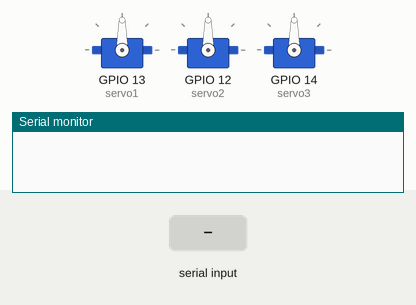
Simulated run of this sketch. Board: ESP32. On the bench: 3 × servo, the last lines printed to the serial monitor. The test bench sets the inputs (shaded band).

Above: at 1.2 s.
1.3 s: "Apel\n" received over Serial
At 2.1 s:
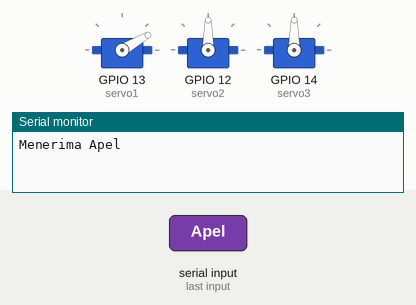
3.8 s: "Anggur\n" received over Serial
At 4.2 s:
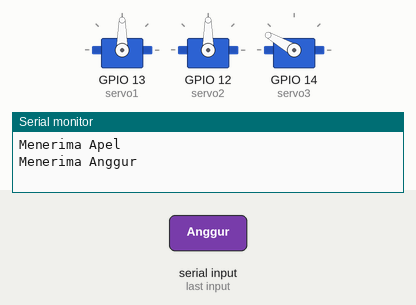
Timing chart, 0 to 6.8 s (numbered marks = the images above; inputs shaded):
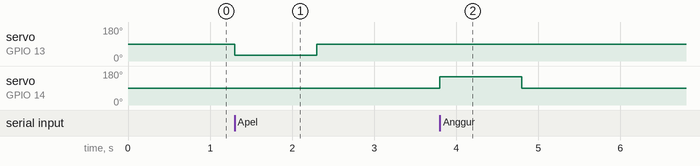

The sketch:

Komunikasi.ino
```cpp
#include <ESP32Servo.h>

Servo servo1;
Servo servo2;
Servo servo3;

void setup() {
  Serial.begin(115200);
  servo1.attach(13);
  servo2.attach(12);
  servo3.attach(14);
}

void loop() {
  if (Serial.available()) {
    String input = Serial.readStringUntil('\n');
    input.trim();

    if (input == "Apel") {
      Serial.println("Menerima Apel");
      servo1.write(30);
      delay(1000);
      servo1.write(90);
    } else if (input == "Pisang") {
      Serial.println("Menerima Pisang");
      servo2.write(90);
      delay(1000);
      servo2.write(90);
    } else if (input == "Anggur") {
      Serial.println("Menerima Anggur");
      servo3.write(150);
      delay(1000);
      servo3.write(90);
    }
  }
}
```

Measured:
- after the input at 1.3 s, servo on GPIO 13 (servo1): 90° → 30° at once, → 90° 1.0 s later
- after the input at 3.8 s, servo on GPIO 14 (servo3): 90° → 150° at once, → 90° 1.0 s later
